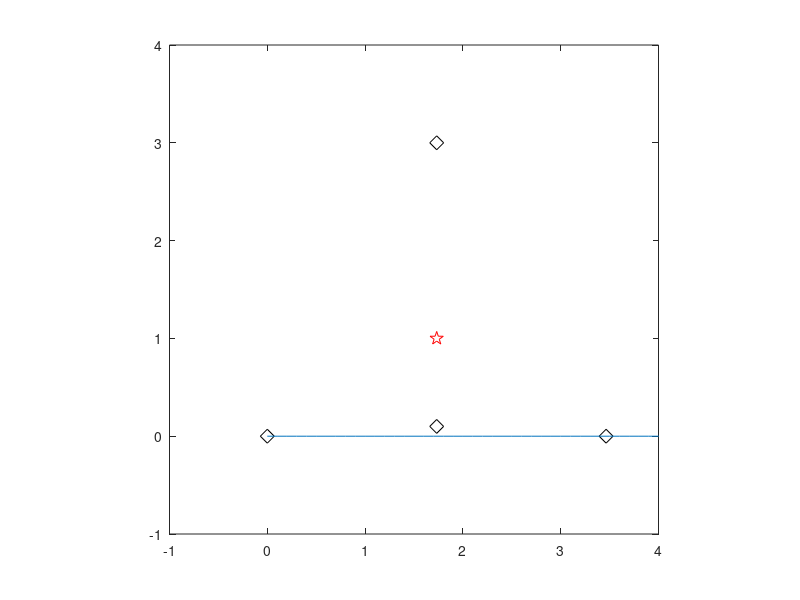

MATLAB code for this plot:
A=[0, 0];
B=[2*sqrt(3),0];
%B=[2*sqrt(3), -9];
C=[sqrt(3),0.1];
%C=[sqrt(3), 3];
D = [sqrt(3),3];
O=[sqrt(3) 1];
uo_max=1;
AO =O-A;
BO =O-B;
CO=O-C;
DO=O-D;
axis equal; box on; hold on;
axis([-1 4 -1 4]);
plot (A(1), A(2), 'kd', 'MarkerSize',10), hold on
plot (B(1), B(2), 'kd', 'MarkerSize',10), hold on
plot (C(1), C(2), 'kd', 'MarkerSize',10), hold on
plot (D(1), D(2), 'kd', 'MarkerSize',10), hold on
plot (O(1), O(2), 'rp', 'MarkerSize',10), hold on
invconda=min(svd([AO;BO]))/sqrt(max(svd([AO;BO]))^2+uo_max^2);
%sa = svds([AO;BO],2);
invcondb=min(svd([AO;CO]))/sqrt(max(svd([AO;CO]))^2+uo_max^2);
%sb = svds([AO;CO],2);
invcondc=min(svd([BO;CO]))/sqrt(max(svd([BO;CO]))^2+uo_max^2);
%sc = svds([BO;CO],2);
invcondd=min(svd([AO;BO;CO]))/sqrt(max(svd([AO;BO;CO]))^2+uo_max^2);
invconde=min(svd([AO;BO;CO;DO]))/sqrt(max(svd([AO;BO;CO;DO]))^2+uo_max^2);
%sd = svds([AO;BO;CO],2);
%error=invcondd-max([invconda invcondb invcondc]);
%%
AO = [1 0];
BO =[-1 0];
CO=[0 1];
D=[0 -1];
invcond1=1/cond([AO;BO]);
invcond2=1/cond([AO;CO]);
invcond3=1/cond([AO;D]);
invcond4=1/cond([BO;CO]);
invcond5=1/cond([BO;D]);
invcond6=1/cond([CO;D]);
invcond7=1/cond([AO;BO;CO;D]);

error=invcond7-max([invcond1 invcond2 invcond3 invcond4 invcond5 invcond6]);
%%
x = 0:0.1:100;
y = exp(-100./x);
plot(x,y)